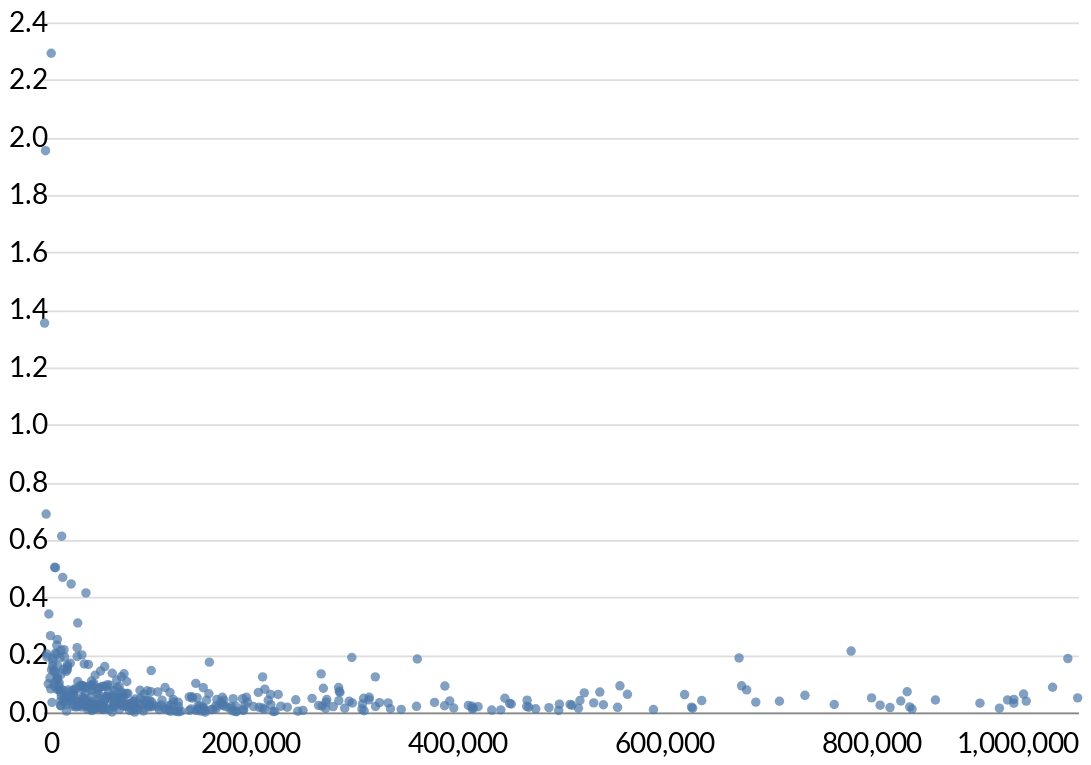

Notebook code cell kept with this figure:
### Code cell
alt.Chart(comb_in[comb_in.Population < 1000000]).mark_circle().encode(x='Population', y='MovedIn_Per')

### Figure 1 — Vega-Lite specification as saved in the notebook (floating-point values rounded to 4 significant figures; data arrays with more than 128 entries replaced by an {"elided": "..."} marker saying what was removed)
{"width": 600, "height": 400, "background": "white", "config": {"title": {"fontWeight": "normal", "fontSize": 30, "anchor": "start", "font": "Lato, Calibri, Arial", "offset": 5}, "axisX": {"grid": false, "labelFont": "Lato, Calibri, Arial", "labelFontSize": 16, "labelAngle": 0, "labelPadding": 10, "ticks": false, "tickSize": 5, "title": null, "titleFont": "Lato, Calibri, Arial", "titleFontSize": 16, "titleFontWeight": "normal", "titleY": 30, "titleX": 280}, "axisY": {"grid": true, "gridOpacity": 1, "labelFont": "Lato, Calibri, Arial", "labelFontSize": 16, "labelLimit": 100, "labelAlign": "left", "labelPadding": 20, "ticks": false, "title": null, "titleFont": "Lato, Calibri, Arial", "titleFontWeight": "normal", "titleFontSize": 16, "titleAlign": "left", "titleAngle": 0, "titleY": -20, "titleX": -20, "domainWidth": 0}, "view": {"strokeOpacity": 0}}, "data": {"name": "data-d3ff39e839b78c66bc5dc203db449f67"}, "mark": "circle", "encoding": {"x": {"type": "quantitative", "field": "Population"}, "y": {"type": "quantitative", "field": "MovedIn_Per"}}, "$schema": "https://vega.github.io/schema/vega-lite/v4.0.0.json", "datasets": {"data-d3ff39e839b78c66bc5dc203db449f67": {"elided": "414 records"}}}
